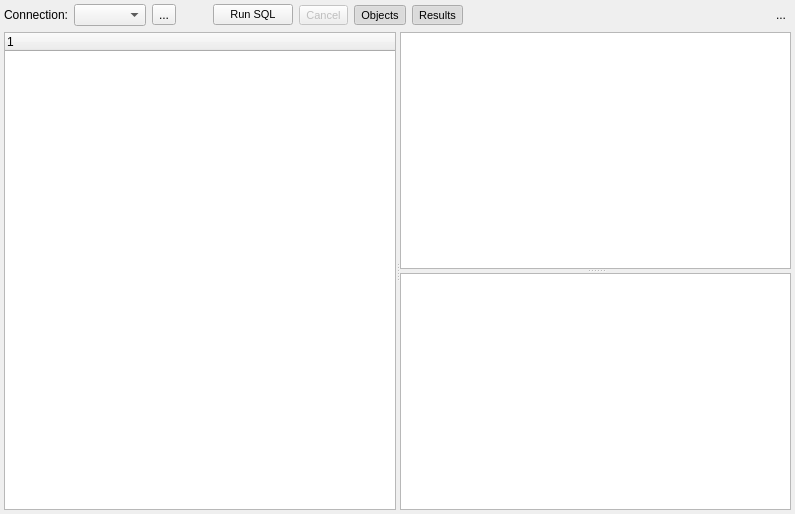
<?xml version="1.0" encoding="UTF-8"?>
<ui version="4.0">
 <class>SQLToolWidget</class>
 <widget class="QWidget" name="SQLToolWidget">
  <property name="geometry">
   <rect>
    <x>0</x>
    <y>0</y>
    <width>795</width>
    <height>514</height>
   </rect>
  </property>
  <property name="windowTitle">
   <string>Form</string>
  </property>
  <property name="autoFillBackground">
   <bool>false</bool>
  </property>
  <layout class="QGridLayout" name="gridLayout">
   <property name="leftMargin">
    <number>4</number>
   </property>
   <property name="topMargin">
    <number>4</number>
   </property>
   <property name="rightMargin">
    <number>4</number>
   </property>
   <property name="bottomMargin">
    <number>4</number>
   </property>
   <item row="0" column="0">
    <layout class="QHBoxLayout" name="horizontalLayout">
     <item>
      <widget class="QLabel" name="connection_lbl">
       <property name="sizePolicy">
        <sizepolicy hsizetype="Fixed" vsizetype="Preferred">
         <horstretch>0</horstretch>
         <verstretch>0</verstretch>
        </sizepolicy>
       </property>
       <property name="text">
        <string>Connection:</string>
       </property>
      </widget>
     </item>
     <item>
      <widget class="QComboBox" name="connections_cmb">
       <property name="sizePolicy">
        <sizepolicy hsizetype="Preferred" vsizetype="Fixed">
         <horstretch>0</horstretch>
         <verstretch>0</verstretch>
        </sizepolicy>
       </property>
      </widget>
     </item>
     <item>
      <widget class="QToolButton" name="connect_tb">
       <property name="toolTip">
        <string>Connect and list available databases</string>
       </property>
       <property name="text">
        <string>...</string>
       </property>
       <property name="icon">
        <iconset resource="../res/resources.qrc">
         <normaloff>:/icones/icones/conexaobd.png</normaloff>:/icones/icones/conexaobd.png</iconset>
       </property>
       <property name="iconSize">
        <size>
         <width>22</width>
         <height>22</height>
        </size>
       </property>
      </widget>
     </item>
    </layout>
   </item>
   <item row="1" column="0" colspan="8">
    <widget class="QSplitter" name="h_splitter">
     <property name="orientation">
      <enum>Qt::Horizontal</enum>
     </property>
     <widget class="QTreeWidget" name="treeWidget"/>
     <widget class="QSplitter" name="v_splitter">
      <property name="orientation">
       <enum>Qt::Vertical</enum>
      </property>
      <widget class="QTextEdit" name="textEdit"/>
      <widget class="QTableWidget" name="tableWidget"/>
     </widget>
    </widget>
   </item>
   <item row="0" column="7">
    <widget class="QToolButton" name="hide_tb">
     <property name="minimumSize">
      <size>
       <width>20</width>
       <height>20</height>
      </size>
     </property>
     <property name="maximumSize">
      <size>
       <width>20</width>
       <height>20</height>
      </size>
     </property>
     <property name="toolTip">
      <string>Hide this widget</string>
     </property>
     <property name="text">
      <string>...</string>
     </property>
     <property name="icon">
      <iconset resource="../res/resources.qrc">
       <normaloff>:/icones/icones/fechar1.png</normaloff>:/icones/icones/fechar1.png</iconset>
     </property>
     <property name="autoRaise">
      <bool>true</bool>
     </property>
    </widget>
   </item>
   <item row="0" column="4">
    <widget class="QToolButton" name="cancel_btn_2">
     <property name="enabled">
      <bool>true</bool>
     </property>
     <property name="font">
      <font>
       <pointsize>8</pointsize>
      </font>
     </property>
     <property name="toolTip">
      <string>Cancel the SQL validation in progress.</string>
     </property>
     <property name="text">
      <string>Objects</string>
     </property>
     <property name="icon">
      <iconset resource="../res/resources.qrc">
       <normaloff>:/icones/icones/visaoarvore.png</normaloff>:/icones/icones/visaoarvore.png</iconset>
     </property>
     <property name="iconSize">
      <size>
       <width>20</width>
       <height>20</height>
      </size>
     </property>
     <property name="checkable">
      <bool>true</bool>
     </property>
     <property name="checked">
      <bool>true</bool>
     </property>
     <property name="toolButtonStyle">
      <enum>Qt::ToolButtonTextBesideIcon</enum>
     </property>
    </widget>
   </item>
   <item row="0" column="2">
    <widget class="QPushButton" name="validate_btn">
     <property name="sizePolicy">
      <sizepolicy hsizetype="Fixed" vsizetype="Fixed">
       <horstretch>0</horstretch>
       <verstretch>0</verstretch>
      </sizepolicy>
     </property>
     <property name="font">
      <font>
       <pointsize>8</pointsize>
      </font>
     </property>
     <property name="text">
      <string>Run SQL</string>
     </property>
     <property name="icon">
      <iconset resource="../res/resources.qrc">
       <normaloff>:/icones/icones/run.png</normaloff>:/icones/icones/run.png</iconset>
     </property>
     <property name="iconSize">
      <size>
       <width>20</width>
       <height>20</height>
      </size>
     </property>
    </widget>
   </item>
   <item row="0" column="5">
    <widget class="QToolButton" name="cancel_btn_3">
     <property name="enabled">
      <bool>true</bool>
     </property>
     <property name="font">
      <font>
       <pointsize>8</pointsize>
      </font>
     </property>
     <property name="toolTip">
      <string>Cancel the SQL validation in progress.</string>
     </property>
     <property name="text">
      <string>Results</string>
     </property>
     <property name="icon">
      <iconset resource="../res/resources.qrc">
       <normaloff>:/icones/icones/result.png</normaloff>:/icones/icones/result.png</iconset>
     </property>
     <property name="iconSize">
      <size>
       <width>20</width>
       <height>20</height>
      </size>
     </property>
     <property name="checkable">
      <bool>true</bool>
     </property>
     <property name="checked">
      <bool>true</bool>
     </property>
     <property name="toolButtonStyle">
      <enum>Qt::ToolButtonTextBesideIcon</enum>
     </property>
    </widget>
   </item>
   <item row="0" column="6">
    <spacer name="horizontalSpacer_2">
     <property name="orientation">
      <enum>Qt::Horizontal</enum>
     </property>
     <property name="sizeHint" stdset="0">
      <size>
       <width>183</width>
       <height>20</height>
      </size>
     </property>
    </spacer>
   </item>
   <item row="0" column="3">
    <widget class="QToolButton" name="cancel_btn">
     <property name="enabled">
      <bool>false</bool>
     </property>
     <property name="font">
      <font>
       <pointsize>8</pointsize>
      </font>
     </property>
     <property name="toolTip">
      <string>Cancel the SQL validation in progress.</string>
     </property>
     <property name="text">
      <string>Cancel</string>
     </property>
     <property name="icon">
      <iconset resource="../res/resources.qrc">
       <normaloff>:/icones/icones/msgbox_erro.png</normaloff>:/icones/icones/msgbox_erro.png</iconset>
     </property>
     <property name="iconSize">
      <size>
       <width>20</width>
       <height>20</height>
      </size>
     </property>
     <property name="toolButtonStyle">
      <enum>Qt::ToolButtonTextBesideIcon</enum>
     </property>
    </widget>
   </item>
   <item row="0" column="1">
    <spacer name="horizontalSpacer">
     <property name="orientation">
      <enum>Qt::Horizontal</enum>
     </property>
     <property name="sizeType">
      <enum>QSizePolicy::Fixed</enum>
     </property>
     <property name="sizeHint" stdset="0">
      <size>
       <width>25</width>
       <height>20</height>
      </size>
     </property>
    </spacer>
   </item>
  </layout>
 </widget>
 <resources>
  <include location="../res/resources.qrc"/>
 </resources>
 <connections/>
</ui>
